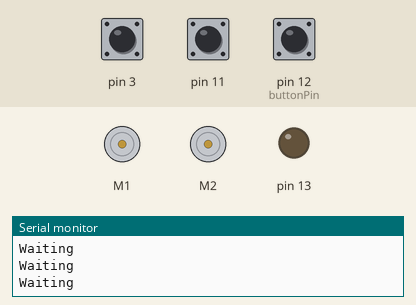
The sketch below on a simulated Arduino Uno, built with avr-gcc and run on an emulated ATmega328P. On the bench: 2 × DC motor (green arrow = forward, orange = backward, longer = faster), output pins drawn as LEDs (lit = HIGH), the last lines printed to the serial monitor. The inputs (shaded band) are chosen by the test bench; at power-on: pin 12 (buttonPin) HIGH, pin 3 HIGH, pin 11 HIGH.

Above: at 0.8 s.
0.9 s: pin 12 (buttonPin) pulled LOW for 0.15 s
At 1.11 s:
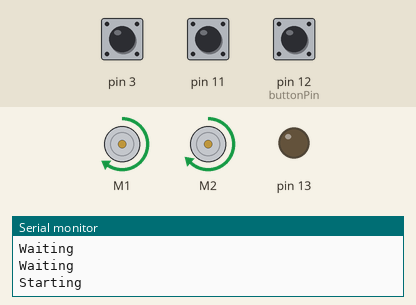
3.9 s: pin 3 pulled LOW for 3.2 s
At 4.6 s:
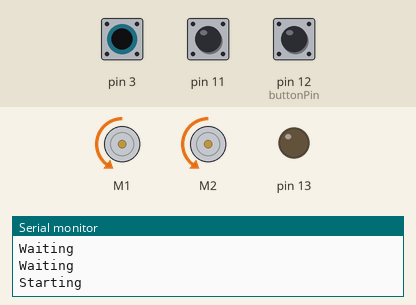
8.6 s: pin 11 pulled LOW for 3.2 s
At 10.0 s:
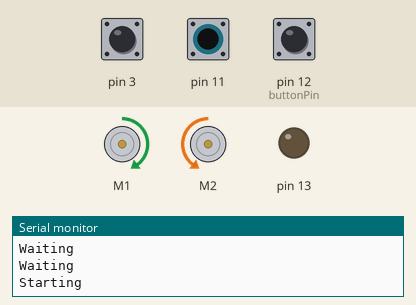
Timing chart, 0 to 19.3 s (numbered marks = the images above; inputs shaded):
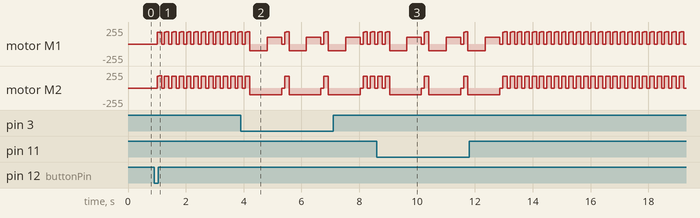

The sketch:

SmartBumper_V1.6.ino
```cpp
#include <RedBot.h>
RedBotMotors motors;
RedBotBumper lBumper = RedBotBumper(3);  // initialzes bumper object on pin 3
RedBotBumper rBumper = RedBotBumper(11); // initialzes bumper object on pin 11
RedBotEncoder encoder = RedBotEncoder(A2, 10);

const int buttonPin = 12; // variable to store the button Pin
int lBumperState;  // state variable to store the bumper value
int rBumperState;  // state variable to store the bumper value
int xx = 1;

int countsPerRev = 192;   // 4 pairs of N-S x 48:1 gearbox = 192 ticks per wheel rev
float wheelDiam = 65;  // diam = 65mm
float wheelCirc = PI * wheelDiam; // Redbot wheel circumference = pi*D


void setup()
{
  Serial.begin(9600);
  pinMode(buttonPin, INPUT_PULLUP);
  pinMode(13, OUTPUT);

  do
  {
    delay(10);
    Serial.print("Waiting");
    Serial.print("\n");
  } while ( digitalRead(buttonPin) == HIGH );

  Serial.print("Starting");
}


void loop()
{
  lBumperState = lBumper.read();  // default INPUT state is HIGH, it is LOW when bumped
  rBumperState = rBumper.read();  // default INPUT state is HIGH, it is LOW when bumped

  driveStraight(20, 180);
  if ((lBumperState == LOW) || (rBumperState == LOW))
  {
    motors.brake();
    motors.drive(-100);
    delay(600);
    motors.brake();
    motors.rightMotor(-100);
    motors.leftMotor(-100);
    delay(500);
    motors.brake();

  }
}

void driveStraight(float distance, int motorPower)
{
  long lCount = 0;
  long rCount = 0;
  long targetCount;
  float numRev;

  // variables for tracking the left and right encoder counts
  long prevlCount, prevrCount;

  long lDiff, rDiff;  // diff between current encoder count and previous count

  // variables for setting left and right motor power
  int leftPower = motorPower;
  int rightPower = motorPower;

  // variable used to offset motor power on right vs left to keep straight.
  int offset = 5;  // offset amount to compensate Right vs. Left drive

  numRev = distance / wheelCirc;  // calculate the target # of rotations
  targetCount = numRev * countsPerRev;    // calculate the target count


  encoder.clearEnc(BOTH);    // clear the encoder count
  delay(100);  // short delay before starting the motors.

  motors.drive(motorPower);  // start motors

  while (rCount < targetCount)
  {

    // while the right encoder is less than the target count -- debug print
    // the encoder values and wait -- this is a holding loop.
    lCount = encoder.getTicks(LEFT);
    rCount = encoder.getTicks(RIGHT);

    motors.leftDrive(leftPower);
    motors.rightDrive(rightPower);

    // calculate the rotation "speed" as a difference in the count from previous cycle.
    lDiff = (lCount - prevlCount);
    rDiff = (rCount - prevrCount);

    // store the current count as the "previous" count for the next cycle.
    prevlCount = lCount;
    prevrCount = rCount;

    // if left is faster than the right, slow down the left / speed up right
    if (lDiff > rDiff)
    {
      leftPower = leftPower - offset;
      rightPower = rightPower + offset;
    }
    // if right is faster than the left, speed up the left / slow down right
    else if (lDiff < rDiff)
    {
      leftPower = leftPower + offset;
      rightPower = rightPower - offset;
    }
    delay(50);  // short delay to give motors a chance to respond.
  }
  // now apply "brakes" to stop the motors.
  motors.stop();
}
```
